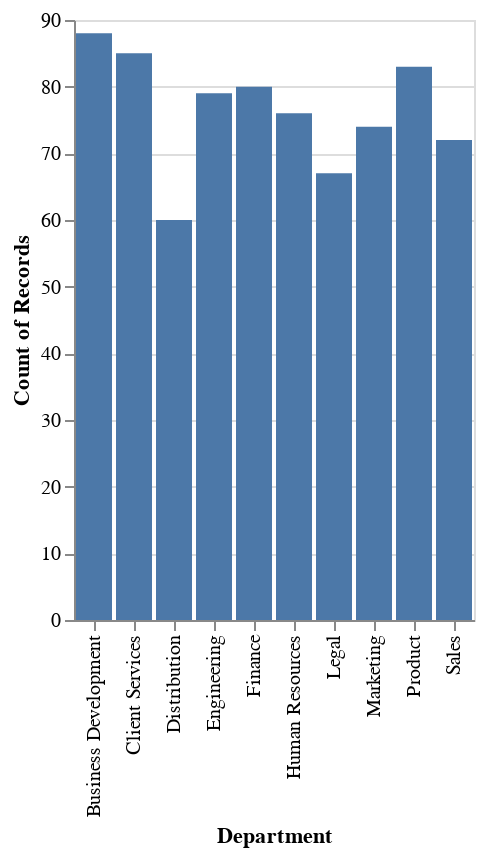

Notebook code for this chart:
### Code cell
bar_graph=alt.Chart(df).mark_bar().encode(
    x=alt.X("Team:N",title="Department"),
    y="count():Q")
bar_graph.display()

### Figure 1 — Vega-Lite specification as saved in the notebook (floating-point values rounded to 4 significant figures; data arrays with more than 128 entries replaced by an {"elided": "..."} marker saying what was removed)
{"config": {"view": {"continuousWidth": 300, "continuousHeight": 300}}, "data": {"name": "data-15cd4ac776e40751264cd582eb9fd713"}, "mark": {"type": "bar"}, "encoding": {"x": {"field": "Team", "title": "Department", "type": "nominal"}, "y": {"aggregate": "count", "type": "quantitative"}}, "$schema": "https://vega.github.io/schema/vega-lite/v5.8.0.json", "datasets": {"data-15cd4ac776e40751264cd582eb9fd713": {"elided": "764 records"}}}
